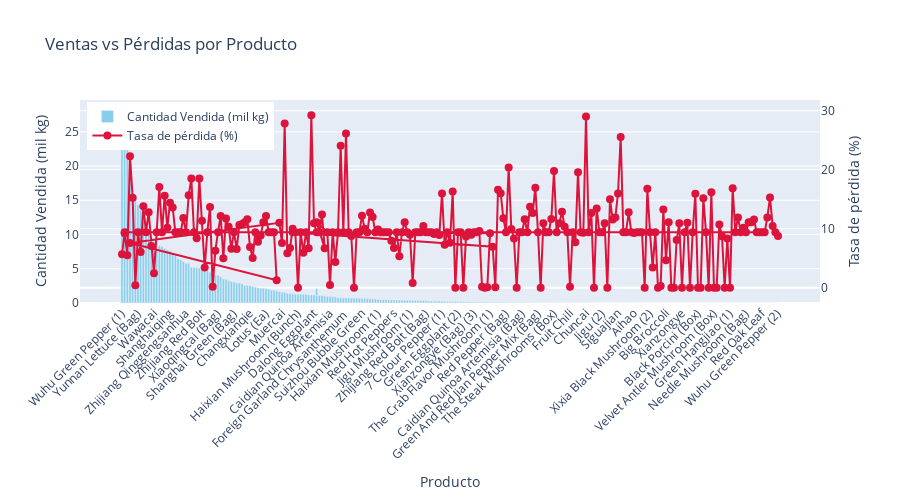

Notebook code for this chart:
### Markdown cell above
# Top loss

### Code cell
df_loss = df_product_loss.merge(df_sales, on = "Item Code", how = "left").sort_values(
    by=["Quantity Sold (kilo)"], ascending=False)

df_loss = df_loss.groupby(['Item Name', 'Loss Rate (%)'], as_index=False).agg(
    {'Quantity Sold (kilo)': 'sum'}).sort_values(by='Quantity Sold (kilo)', ascending=False)

fig = go.Figure()

# Barras
fig.add_trace(go.Bar(
    x=df_loss['Item Name'],
    y=df_loss['Quantity Sold (kilo)'] / 1000,
    name='Cantidad Vendida (mil kg)',
    marker_color='skyblue',
    yaxis='y1'
))

# Scatter
fig.add_trace(go.Scatter(
    x=df_loss['Item Name'],
    y=df_loss['Loss Rate (%)'],
    name='Tasa de pérdida (%)',
    mode='lines+markers',
    marker=dict(color='crimson', size=8),
    yaxis='y2'
))

# Ejes
fig.update_layout(
    title='Ventas vs Pérdidas por Producto',
    xaxis=dict(title='Producto'),
    yaxis=dict(title='Cantidad Vendida (mil kg)', side='left'),
    yaxis2=dict(title='Tasa de pérdida (%)', overlaying='y', side='right'),
    xaxis_tickangle=-45,
    legend=dict(x=0.01, y=0.99),
    height=500
)

fig.show()

### Figure 1 — Plotly figure (JSON) as saved in the notebook; plotly's stock layout.template omitted (floating-point values rounded to 4 significant figures; data arrays with more than 128 entries replaced by an {"elided": "..."} marker saying what was removed)
{"data": [{"marker": {"color": "skyblue"}, "name": "Cantidad Vendida (mil kg)", "type": "bar", "x": {"elided": "251 str values"}, "y": {"elided": "251 float values"}, "yaxis": "y"}, {"marker": {"color": "crimson", "size": 8}, "mode": "lines+markers", "name": "Tasa de pérdida (%)", "type": "scatter", "x": {"elided": "251 str values"}, "y": {"elided": "251 float values"}, "yaxis": "y2"}], "layout": {"height": 500, "legend": {"x": 0.01, "y": 0.99}, "title": {"text": "Ventas vs Pérdidas por Producto"}, "xaxis": {"tickangle": -45, "title": {"text": "Producto"}}, "yaxis": {"side": "left", "title": {"text": "Cantidad Vendida (mil kg)"}}, "yaxis2": {"overlaying": "y", "side": "right", "title": {"text": "Tasa de pérdida (%)"}}}}
